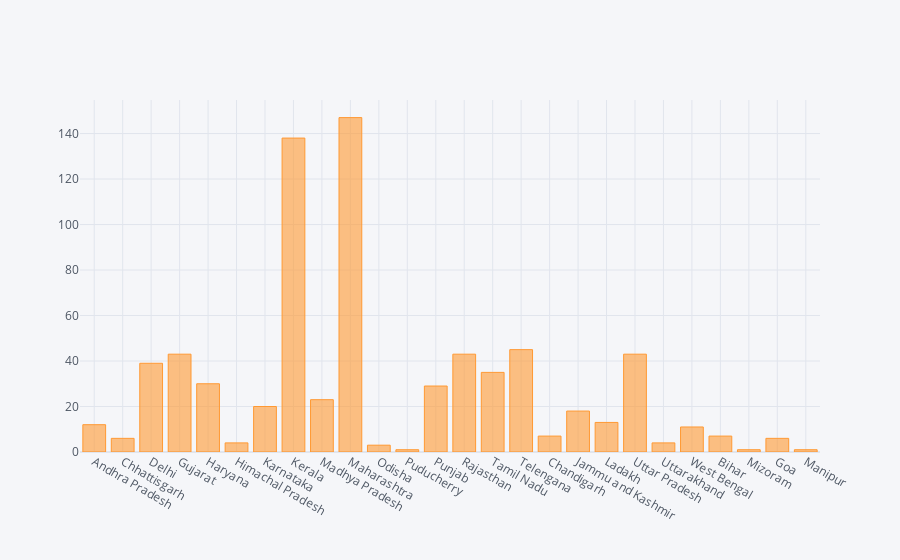
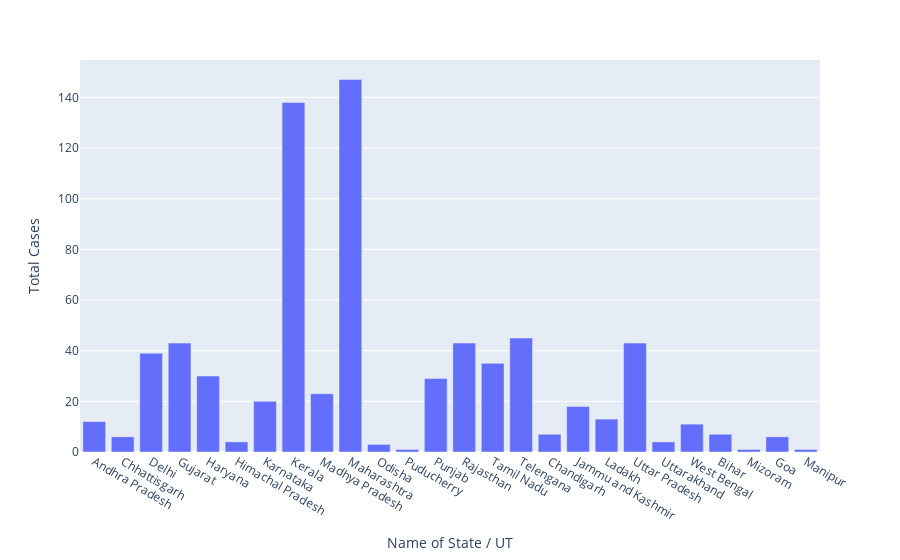

Notebook source saved alongside these figures, in order:
### Code cell
##########Graphical Presentation ##########
#pandas visualisation

df.plot(kind='bar',x='Name of State / UT',y='Total Cases')
plt.show()

#plotly vis
df.iplot(kind='bar',x='Name of State / UT',y='Total Cases')

#matplotlib vis
plt.bar(df['Name of State / UT'],df['Total Cases'])

#plotly express
px.bar(df,x='Name of State / UT',y='Total Cases')

### Figure 1 — Plotly figure (JSON) as saved in the notebook; plotly's stock layout.template omitted (floating-point values rounded to 4 significant figures)
{"data": [{"marker": {"color": "rgba(255, 153, 51, 0.6)", "line": {"color": "rgba(255, 153, 51, 1.0)", "width": 1}}, "name": "Total Cases", "orientation": "v", "text": "", "type": "bar", "x": ["Andhra Pradesh", "Chhattisgarh", "Delhi", "Gujarat", "Haryana", "Himachal Pradesh", "Karnataka", "Kerala", "Madhya Pradesh", "Maharashtra", "Odisha", "Puducherry", "Punjab", "Rajasthan", "Tamil Nadu", "Telengana", "Chandigarh", "Jammu and Kashmir", "Ladakh", "Uttar Pradesh", "Uttarakhand", "West Bengal", "Bihar", "Mizoram", "Goa", "Manipur"], "y": [12, 6, 39, 43, 30, 4, 20, 138, 23, 147, 3, 1, 29, 43, 35, 45, 7, 18, 13, 43, 4, 11, 7, 1, 6, 1]}], "layout": {"legend": {"bgcolor": "#F5F6F9", "font": {"color": "#4D5663"}}, "paper_bgcolor": "#F5F6F9", "plot_bgcolor": "#F5F6F9", "title": {"font": {"color": "#4D5663"}}, "xaxis": {"gridcolor": "#E1E5ED", "showgrid": true, "tickfont": {"color": "#4D5663"}, "title": {"font": {"color": "#4D5663"}, "text": ""}, "zerolinecolor": "#E1E5ED"}, "yaxis": {"gridcolor": "#E1E5ED", "showgrid": true, "tickfont": {"color": "#4D5663"}, "title": {"font": {"color": "#4D5663"}, "text": ""}, "zerolinecolor": "#E1E5ED"}}}

### Figure 2 — Plotly figure (JSON) as saved in the notebook; plotly's stock layout.template omitted (floating-point values rounded to 4 significant figures)
{"data": [{"alignmentgroup": "True", "hoverlabel": {"namelength": 0}, "hovertemplate": "Name of State / UT=%{x}<br>Total Cases=%{y}", "legendgroup": "", "marker": {"color": "#636efa"}, "name": "", "offsetgroup": "", "orientation": "v", "showlegend": false, "textposition": "auto", "type": "bar", "x": ["Andhra Pradesh", "Chhattisgarh", "Delhi", "Gujarat", "Haryana", "Himachal Pradesh", "Karnataka", "Kerala", "Madhya Pradesh", "Maharashtra", "Odisha", "Puducherry", "Punjab", "Rajasthan", "Tamil Nadu", "Telengana", "Chandigarh", "Jammu and Kashmir", "Ladakh", "Uttar Pradesh", "Uttarakhand", "West Bengal", "Bihar", "Mizoram", "Goa", "Manipur"], "xaxis": "x", "y": [12, 6, 39, 43, 30, 4, 20, 138, 23, 147, 3, 1, 29, 43, 35, 45, 7, 18, 13, 43, 4, 11, 7, 1, 6, 1], "yaxis": "y"}], "layout": {"barmode": "relative", "legend": {"tracegroupgap": 0}, "margin": {"t": 60}, "xaxis": {"anchor": "y", "domain": [0, 1], "title": {"text": "Name of State / UT"}}, "yaxis": {"anchor": "x", "domain": [0, 1], "title": {"text": "Total Cases"}}}}
